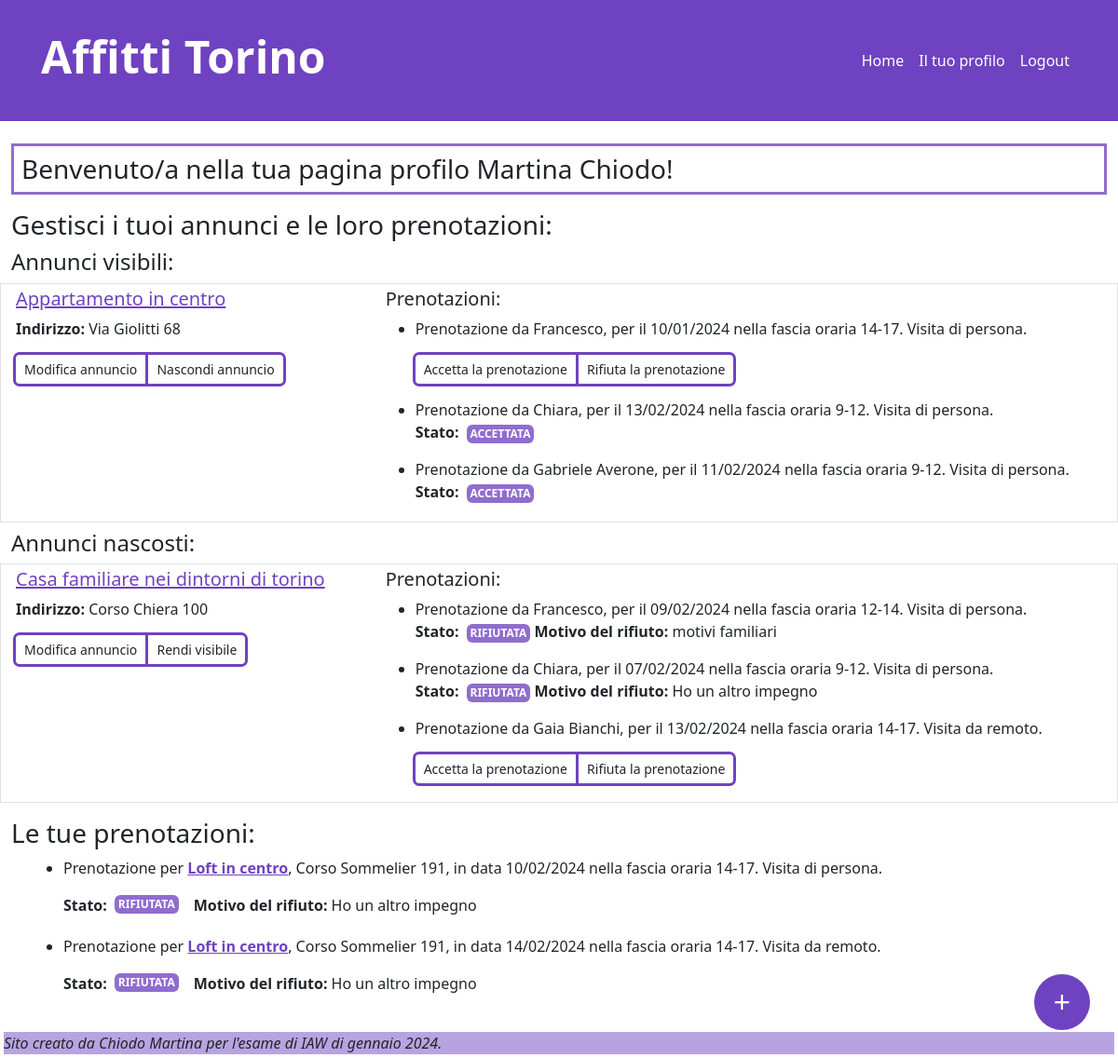
Page /utenti/1 (signed in) on the committed database.
### tables this page shows
CREATE TABLE "utenti" (
	"id"	INTEGER NOT NULL UNIQUE,
	"email"	TEXT NOT NULL UNIQUE,
	"password"	TEXT NOT NULL,
	"nominativo"	TEXT NOT NULL,
	"ruolo"	TEXT NOT NULL,
	PRIMARY KEY("id" AUTOINCREMENT)
);

CREATE TABLE "annunci" (
	"id"	INTEGER NOT NULL UNIQUE,
	"titolo"	TEXT NOT NULL,
	"indirizzo"	TEXT NOT NULL,
	"tipo"	TEXT NOT NULL,
	"num_locali"	INTEGER NOT NULL,
	"id_locatore"	INTEGER NOT NULL,
	"descrizione"	TEXT NOT NULL,
	"arredata"	TEXT NOT NULL,
	"disponibile"	TEXT NOT NULL,
	"prezzo"	REAL NOT NULL,
	"foto1"	TEXT NOT NULL,
	"foto2"	TEXT,
	"foto3"	TEXT,
	"foto4"	TEXT,
	"foto5"	TEXT,
	PRIMARY KEY("id" AUTOINCREMENT)
);

CREATE TABLE "prenotazioni" (
	"id"	INTEGER NOT NULL UNIQUE,
	"id_cliente"	INTEGER NOT NULL,
	"id_annuncio"	INTEGER NOT NULL,
	"data"	TEXT NOT NULL,
	"fascia_oraria"	TEXT,
	"mod_visita"	TEXT NOT NULL,
	"stato"	TEXT NOT NULL,
	"motivazione"	TEXT,
	PRIMARY KEY("id" AUTOINCREMENT)
);

### app.py (the view)
@app.route('/utenti/<int:id>')
@login_required
def profilo_utente(id):
    utente_db = utenti_dao.get_user_by_id(id)
    if utente_db['ruolo']=="CLIENTE":
        prenotazioni_fatte = prenotazioni_dao.get_prenotazioni_by_id_cliente(current_user.id)
        return render_template('profilo_utente.html', utente= utente_db, prenotazioni_fatte=prenotazioni_fatte)
    elif utente_db['ruolo']=="LOCATORE":
        annunci_visibili_by_loc = annunci_dao.get_annunci_visibili_by_id_locatore(id)
        annunci_nascosti_by_loc = annunci_dao.get_annunci_nascosti_by_id_locatore(id)
        prenotazioni_ric={}
        for elem in annunci_visibili_by_loc:
            prenotazione = prenotazioni_dao.get_prenotazioni_by_id_annuncio(elem['id'])
            if prenotazione:
                prenotazioni_ric[elem['id']] = prenotazione
        for elem in annunci_nascosti_by_loc:
            prenotazione = prenotazioni_dao.get_prenotazioni_by_id_annuncio(elem['id'])
            if prenotazione:
                prenotazioni_ric[elem['id']] = prenotazione
        prenotazioni_fatte = prenotazioni_dao.get_prenotazioni_by_id_cliente(current_user.id)
        return render_template('profilo_utente.html', utente= utente_db, annunci_visibili=annunci_visibili_by_loc, annunci_nascosti = annunci_nascosti_by_loc, prenotazioni_ricevute=prenotazioni_ric, prenotazioni_fatte=prenotazioni_fatte)

### annunci_dao.py (called while the page is built)
def get_annunci_visibili_by_id_locatore(id_loc):
    conn = sqlite3.connect('db/database_esame.db')
    conn.row_factory = sqlite3.Row
    cursor = conn.cursor()
    sql = 'SELECT  annunci.id, titolo, indirizzo, tipo, num_locali,id_locatore, utenti.nominativo, descrizione, arredata, disponibile, prezzo, foto1, foto2, foto3, foto4, foto5 FROM annunci, utenti WHERE utenti.id=annunci.id_locatore AND id_locatore = ? AND disponibile = ?'
    cursor.execute(sql, (id_loc, "SI"))
    annunci = cursor.fetchall()
    cursor.close()
    conn.close()
    return annunci

def get_annunci_nascosti_by_id_locatore(id_loc):
    conn = sqlite3.connect('db/database_esame.db')
    conn.row_factory = sqlite3.Row
    cursor = conn.cursor()
    sql = 'SELECT  annunci.id, titolo, indirizzo, tipo, num_locali,id_locatore, utenti.nominativo, descrizione, arredata, disponibile, prezzo, foto1, foto2, foto3, foto4, foto5 FROM annunci, utenti WHERE utenti.id=annunci.id_locatore AND id_locatore = ? AND disponibile = ?'
    cursor.execute(sql, (id_loc, "NO"))
    annunci = cursor.fetchall()
    cursor.close()
    conn.close()
    return annunci

### app.py (called while the page is built)
@login_manager.user_loader
def load_user(user_id):
    db_user = utenti_dao.get_user_by_id(user_id)
    if db_user is not None:
        user = User(id=db_user['id'], email=db_user['email'],	password=db_user['password'], nominativo=db_user['nominativo'], ruolo=db_user['ruolo'])
    else:
        user = None
    return user

### prenotazioni_dao.py (called while the page is built)
def get_prenotazioni_by_id_annuncio(id):
    conn = sqlite3.connect('db/database_esame.db')
    conn.row_factory = sqlite3.Row
    cursor = conn.cursor()
    sql = 'SELECT prenotazioni.id, prenotazioni.id_annuncio, prenotazioni.data, prenotazioni.mod_visita, prenotazioni.stato, prenotazioni.fascia_oraria, utenti.nominativo, prenotazioni.motivazione FROM prenotazioni, utenti WHERE prenotazioni.id_cliente=utenti.id AND id_annuncio = ?'
    cursor.execute(sql, (id,))
    prenotazioni = cursor.fetchall()
    cursor.close()
    conn.close()
    return prenotazioni

### utenti_dao.py (called while the page is built)
def get_user_by_id(id):
    conn = sqlite3.connect('db/database_esame.db')
    conn.row_factory = sqlite3.Row
    cursor = conn.cursor()
    sql = 'SELECT * FROM utenti WHERE id = ?'
    cursor.execute(sql, (id,))
    user = cursor.fetchone()
    cursor.close()
    conn.close()
    return user

### templates/profilo_utente.html (shortened to what this page needs)
{% extends "base.html" %}
{%block content%}
<main>
    <h3 class="border-viola mb-3 p-2">Benvenuto/a nella tua pagina profilo {{utente.nominativo |e}}!</h3>
    {%if utente.ruolo == "LOCATORE"%}
        <h3>Gestisci i tuoi annunci e le loro prenotazioni:</h3>
        {%if annunci_visibili ==[] and annunci_nascosti==[]%}
        <p>Non hai ancora caricato nessun annuncio!</p>
        {%else%}
        <section class="mb-2">
            <h4>Annunci visibili:</h4>
            {%if annunci_visibili == []%}
            <p>Tutti i tuoi annunci sono nascosti!</p>
            {%else%}
                {%for elem in annunci_visibili%}
                <article class="row border p-1 mb-1">
                    <div class="col-md-4 mb-2">
                        <h5 class="mb-2"><a href="{{url_for('single_annuncio', id=elem.id)}}">{{elem.titolo |e}}</a></h5>
                        <p><strong>Indirizzo: </strong>{{elem.indirizzo}}</p>
                        <div class="btn-group d-inline" role="group" aria-label="Basic outlined example">
                            <a href="{{url_for('modifica_ann', id=elem.id)}}" class="btn btn-outline-viola btn-sm" tabindex="-1" role="button" aria-disabled="true">Modifica annuncio</a>
                            {%if elem.disponibile=="NO"%}<a href="{{url_for('mostra_annuncio', id=elem.id)}}" class="btn btn-outline-viola btn-sm" tabindex="-1" role="button" aria-disabled="true">Rendi visibile</a>
                            {%elif elem.disponibile=="SI"%}<a href="{{url_for('nascondi_annuncio', id=elem.id)}}" class="btn btn-outline-viola btn-sm" tabindex="-1" role="button" aria-disabled="true">Nascondi annuncio</a>
                            {%endif%}
                        </div>
                    </div>
                    <div class="col-md-8">
                        <h5>Prenotazioni:</h5>
                        <ul>
                            {%if not prenotazioni_ricevute[elem.id]  %}
                            <p>Non hai ancora ricevuto nessuna prenotazione per questo annuncio</p>
                            {%else%}
                            {%for pren in prenotazioni_ricevute[elem.id] %}
                            <li>
                                <p class="pe-3">Prenotazione da {{pren['nominativo'] |e}}, per il {{pren['data'] |e}} nella fascia oraria {{pren['fascia_oraria'] |e}}. Visita {{pren['mod_visita'].lower() |e}}.<br>
                                {%if pren['stato']=="RICHIESTA" %}
                                <div class="btn-group d-inline" role="group" aria-label="Basic outlined example">
                                    <a href="{{url_for('accetta_prenotazione', id_prenotazione=pren['id'])}}" class="btn btn-outline-viola btn-sm" tabindex="-1" role="button" aria-disabled="true">Accetta la prenotazione</a>
                                    <button type="button" class="btn btn-outline-viola btn-sm" data-bs-toggle="modal" data-bs-target="#rifiuto{{pren.id}}Modal">Rifiuta la prenotazione</button>
                                </div></p>
                                {%else%}
                                <strong>Stato:</strong><span class="badge btn-viola p-1 ms-2">{{pren['stato'] |e}}</span>
                                {%endif%}
                                {%if pren['motivazione']%}<strong>Motivo del rifiuto: </strong>{{pren['motivazione'] |e}}</p>{%endif%}</p>
                            </li>
                            {%endfor%}
                            {%endif%}
                        </ul>
                    </div>
                </article>
                {%endfor%}
            {%endif%}
        </section>
        <section class="mb-3">
            <h4>Annunci nascosti:</h4>
            {%if annunci_nascosti == [] %}
            <p>Tutti i tuoi annunci sono visibili!</p>
            {%else%}
                {%for elem in annunci_nascosti%}
                <article class="row border p-1 mb-1">
                    <div class="col-md-4 mb-2">
                        <h5 class="mb-2"><a href="{{url_for('single_annuncio', id=elem.id)}}">{{elem.titolo |e}}</a></h5>
                        <p><strong>Indirizzo: </strong>{{elem.indirizzo}}</p>
                        <div class="btn-group d-inline" role="group" aria-label="Basic outlined example">
                            <a href="{{url_for('modifica_ann', id=elem.id)}}" class="btn btn-outline-viola btn-sm" tabindex="-1" role="button" aria-disabled="true">Modifica annuncio</a>
                            {%if elem.disponibile=="NO"%}<a href="{{url_for('mostra_annuncio', id=elem.id)}}" class="btn btn-outline-viola btn-sm" tabindex="-1" role="button" aria-disabled="true">Rendi visibile</a>
                            {%elif elem.disponibile=="SI"%}<a href="{{url_for('nascondi_annuncio', id=elem.id)}}" class="btn btn-outline-viola btn-sm" tabindex="-1" role="button" aria-disabled="true">Nascondi annuncio</a>
                            {%endif%}
                        </div>
                    </div>
                    <div class="col-md-8">
                        <h5>Prenotazioni:</h5>
                        <ul>
                            {%if not prenotazioni_ricevute[elem.id]  %}
                            <p>Non hai ancora ricevuto nessuna prenotazione per questo annuncio</p>
                            {%else%}
                            {%for pren in prenotazioni_ricevute[elem.id] %}
                            <li>
                                <p class="pe-3">Prenotazione da {{pren['nominativo'] |e}}, per il {{pren['data'] |e}} nella fascia oraria {{pren['fascia_oraria'] |e}}. Visita {{pren['mod_visita'].lower() |e}}.<br>
                                {%if pren['stato']=="RICHIESTA" %}
                                <div class="btn-group d-inline" role="group" aria-label="Basic outlined example">
                                    <a href="{{url_for('accetta_prenotazione', id_prenotazione=pren['id'])}}" class="btn btn-outline-viola btn-sm" tabindex="-1" role="button" aria-disabled="true">Accetta la prenotazione</a>
                                    <button type="button" class="btn btn-outline-viola btn-sm" data-bs-toggle="modal" data-bs-target="#rifiuto{{pren.id}}Modal">Rifiuta la prenotazione</button>
                                </div></p>
                                {%else%}
                                <strong>Stato:</strong><span class="badge btn-viola p-1 ms-2">{{pren['stato'] |e}}</span>
                                {%endif%}
                                {%if pren['motivazione']%}<strong>Motivo del rifiuto: </strong>{{pren['motivazione'] |e}}</p>{%endif%}</p>
                            </li>
                            {%endfor%}
                            {%endif%}
                        </ul>
                    </div>
                </article>
                {%endfor%}
        </section>
        {%endif%}
        {%endif%}
    {%endif%}
    <section>
        <h3>Le tue prenotazioni:</h3>
        {%if not prenotazioni_fatte%}
        <p>Non hai ancora fatto nessuna prenotazione...</p>
        {%else%}
        <ul class="ms-4">
            {%for prenf in prenotazioni_fatte%}
            <li class="mb-1">
                <p class="pe-4">Prenotazione per <strong><a href={{url_for('single_annuncio', id=prenf.id_annuncio)}}>{{prenf['titolo'] |e}}</a></strong>, {{prenf.indirizzo |e}}, in data {{prenf['data'] |e}} nella fascia oraria {{prenf['fascia_oraria'] |e}}. Visita {{prenf['mod_visita'].lower() |e}}.</p>
                <div class="d-flex flex-row">
                    {%if prenf['stato']=="RIFIUTATA" %}
                    <p><strong>Stato:</strong><h6><span class="badge btn-viola p-1 ms-2">{{prenf['stato'] |e}}</span></h6></p>
                    <p class="ms-3"><strong>Motivo del rifiuto: </strong>{{prenf['motivazione'] |e}}</p>
                    {%else%}
                    <p><strong>Stato:</strong><h6><span class="badge btn-viola p-1 ms-2">{{prenf['stato'] |e}}</span></h6></p>
                    {%endif%}
                </div>
            </li>
            {%endfor%}
        </ul>
        {%endif%}
    </section>
    {% if current_user.ruolo == "LOCATORE" %}
    <button type="button" class="newAnn-btn" data-bs-toggle="modal" data-bs-target="#createModal">
      +
    </button>
    {%endif%}
</main>
{%endblock%}

### static/style.css (style rules this page uses)
.btn-viola { background-color:#6e42c1c5; color: white; }
.border-viola { border-style: solid; border-color:#6e42c1c5; border-width: 3; }
a { color: #6f42c1 }
.btn-outline-viola { outline-style: solid; outline-color: #6f42c1; }
.newAnn-btn { background-color: #6f42c1; border: none; border-radius: 50%; bottom: 30px; color: white; font-size:xx-large; height: 60px; position: fixed; right: 30px; text-align: center; text-decoration: none; vertical-align: middle; width: 60px; }

### rows in the picture
utenti: nominativo "Martina Chiodo"
annunci: titolo "Appartamento in centro", indirizzo "Via Giolitti 68"
prenotazioni: nominativo "Francesco", data "10/01/2024", fascia_oraria "14-17", mod_visita "di persona"
prenotazioni: nominativo "Chiara", data "13/02/2024", fascia_oraria "9-12", mod_visita "di persona", stato "ACCETTATA"
prenotazioni: nominativo "Gabriele Averone", data "11/02/2024", fascia_oraria "9-12", mod_visita "di persona", stato "ACCETTATA"
annunci: titolo "Casa familiare nei dintorni di torino", indirizzo "Corso Chiera 100"
prenotazioni: nominativo "Francesco", data "09/02/2024", fascia_oraria "12-14", mod_visita "di persona", stato "RIFIUTATA", motivazione "motivi familiari"
prenotazioni: nominativo "Chiara", data "07/02/2024", fascia_oraria "9-12", mod_visita "di persona", stato "RIFIUTATA", motivazione "Ho un altro impegno"
prenotazioni: nominativo "Gaia Bianchi", data "13/02/2024", fascia_oraria "14-17", mod_visita "da remoto"
prenotazioni: titolo "Loft in centro", indirizzo "Corso Sommelier 191", data "10/02/2024", fascia_oraria "14-17", mod_visita "di persona", stato "RIFIUTATA", motivazione "Ho un altro impegno"
prenotazioni: titolo "Loft in centro", indirizzo "Corso Sommelier 191", data "14/02/2024", fascia_oraria "14-17", mod_visita "da remoto", stato "RIFIUTATA", motivazione "Ho un altro impegno"
